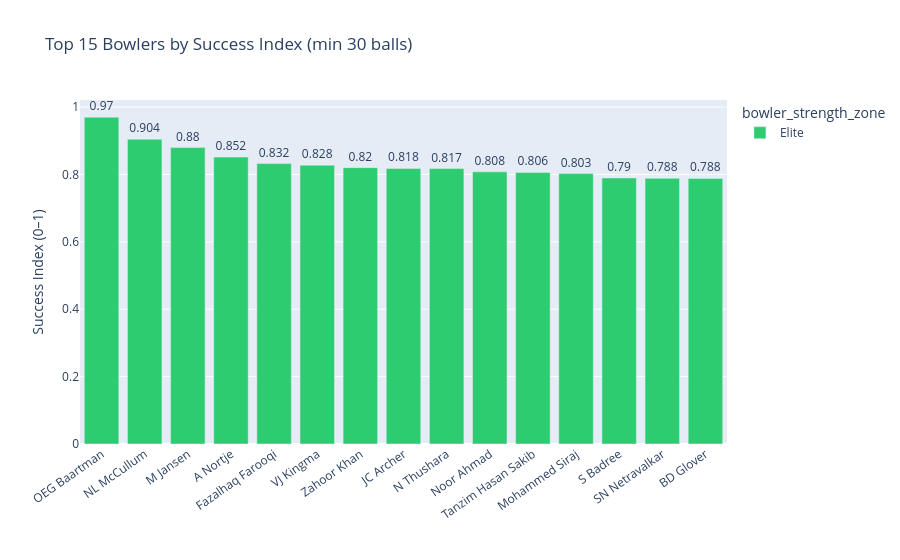

The cell this chart's notebook holds for it:
### Code cell
# ── Top 15 bowlers by success index ──────────────────────────────────────────
top15 = bs[bs['balls_bowled'] >= 30].head(15)
fig = px.bar(top15, x='Bowler_Name', y='success_index_scaled',
             color='bowler_strength_zone',
             color_discrete_map={'Elite':'#2ecc71','Strong':'#3498db','Average':'#f39c12','Weak':'#e74c3c'},
             title='Top 15 Bowlers by Success Index (min 30 balls)',
             text=top15['success_index_scaled'].round(3),
             hover_data=['economy_rate','dot_ball_pct','wicket_pct'])
fig.update_traces(textposition='outside')
fig.update_layout(xaxis_tickangle=-35, xaxis_title='', yaxis_title='Success Index (0–1)')
fig.show()

### Figure 1 — Plotly figure (JSON) as saved in the notebook; plotly's stock layout.template omitted (floating-point values rounded to 4 significant figures)
{"data": [{"customdata": [[3.892, 63.51, 6.76], [4.065, 51.61, 9.68], [4.417, 58.33, 4.17], [5.16, 51.33, 11.0], [5.545, 55.3, 8.33], [5.344, 57.81, 4.69], [4.703, 48.65, 6.76], [5.474, 54.39, 7.02], [4.75, 43.75, 10.42], [4.839, 48.39, 6.45], [5.912, 55.88, 7.35], [4.836, 52.24, 2.99], [5.4, 48.57, 7.86], [5.2, 48.33, 6.67], [6.0, 51.06, 9.57]], "hovertemplate": "bowler_strength_zone=Elite<br>Bowler_Name=%{x}<br>success_index_scaled=%{y}<br>text=%{text}<br>economy_rate=%{customdata[0]}<br>dot_ball_pct=%{customdata[1]}<br>wicket_pct=%{customdata[2]}<extra></extra>", "legendgroup": "Elite", "marker": {"color": "#2ecc71", "pattern": {"shape": ""}}, "name": "Elite", "orientation": "v", "showlegend": true, "text": [0.97, 0.904, 0.88, 0.852, 0.832, 0.828, 0.82, 0.818, 0.817, 0.808, 0.806, 0.803, 0.79, 0.788, 0.788], "textposition": "outside", "type": "bar", "x": ["OEG Baartman", "NL McCullum", "M Jansen", "A Nortje", "Fazalhaq Farooqi", "VJ Kingma", "Zahoor Khan", "JC Archer", "N Thushara", "Noor Ahmad", "Tanzim Hasan Sakib", "Mohammed Siraj", "S Badree", "SN Netravalkar", "BD Glover"], "xaxis": "x", "y": [0.9699, 0.9045, 0.8798, 0.8516, 0.8322, 0.8276, 0.8202, 0.8179, 0.8174, 0.8077, 0.806, 0.8026, 0.7896, 0.7885, 0.788], "yaxis": "y"}], "layout": {"barmode": "relative", "legend": {"title": {"text": "bowler_strength_zone"}, "tracegroupgap": 0}, "title": {"text": "Top 15 Bowlers by Success Index (min 30 balls)"}, "xaxis": {"anchor": "y", "domain": [0, 1], "tickangle": -35, "title": {"text": ""}}, "yaxis": {"anchor": "x", "domain": [0, 1], "title": {"text": "Success Index (0–1)"}}}}
